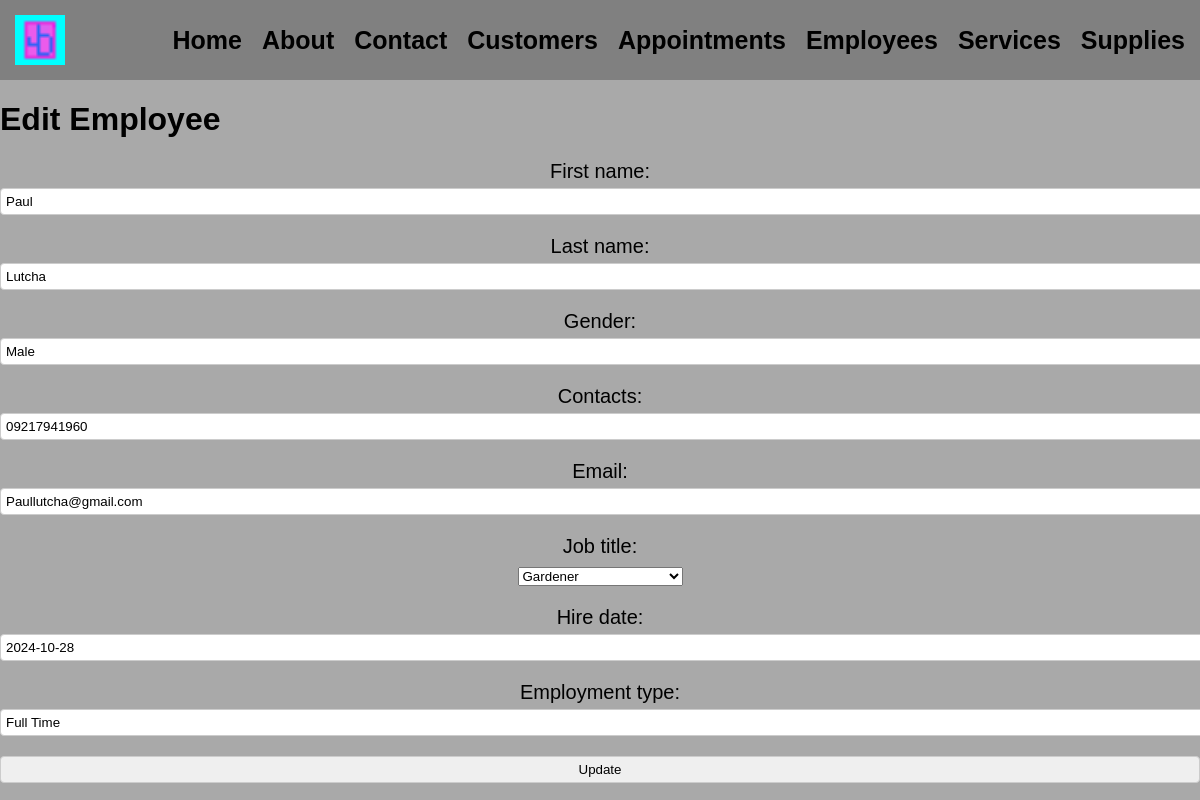
The page /employee/7/edit on the database its author committed.
### app/models.py (models this page shows, shortened)
class Employee(models.Model):
    JOB_TITLES = [
        ('Gardener', 'Gardener'),
        ('Maintenance Technician', 'Maintenance Technician'),
        ('Horticulturist', 'Horticulturist'),
    ]
    employee_id = models.AutoField(primary_key=True)
    first_name = models.CharField(max_length=100)
    last_name = models.CharField(max_length=100)
    gender = models.CharField(max_length=10)
    contacts = models.CharField(max_length=15)
    email = models.EmailField(max_length=255)
    job_title = models.CharField(max_length=100, choices=JOB_TITLES)
    hire_date = models.DateField()
    employment_type = models.CharField(max_length=50)

### app/views.py (the view)
# urls.py: path('employee/<int:pk>/edit', EmployeeUpdateView.as_view(), name='employee_update'),
class EmployeeUpdateView(UpdateView):
    model = Employee
    context_object_name = 'emp'
    fields = ['employee_id', 'first_name', 'last_name', 'gender', 'contacts', 'email', 'job_title', 'hire_date', 'employment_type']
    template_name = 'app/Employees_update.html'

### app/templates/app/Employees_update.html (shortened to what this page needs)
{% extends 'app/base.html' %}
{% load static %}
{% block content %}
    <h1>Edit Employee</h1>
    <form action="{% url 'employee_update' emp.pk %}" method="post">
        {{ form.as_p }}
        <input type="submit" value="Update">
    </form>
{% endblock content %}

### static/css/base.css (style rules this page uses)
body { font-family: Arial, sans-serif; margin: 0; padding: 0; background-color: darkgray; }
label { display: block; margin-bottom: 5px; }
input { width: 100%; padding: 5px; border: 1px solid #ccc; border-radius: 4px; }
p { text-align: Center; font-size: 20px; }

### rows shown on the page
Employee: first_name "Paul", last_name "Lutcha", gender "Male", contacts "09217941960", email "Paullutcha@gmail.com", job_title "Gardener", hire_date "2024-10-28", employment_type "Full Time"
